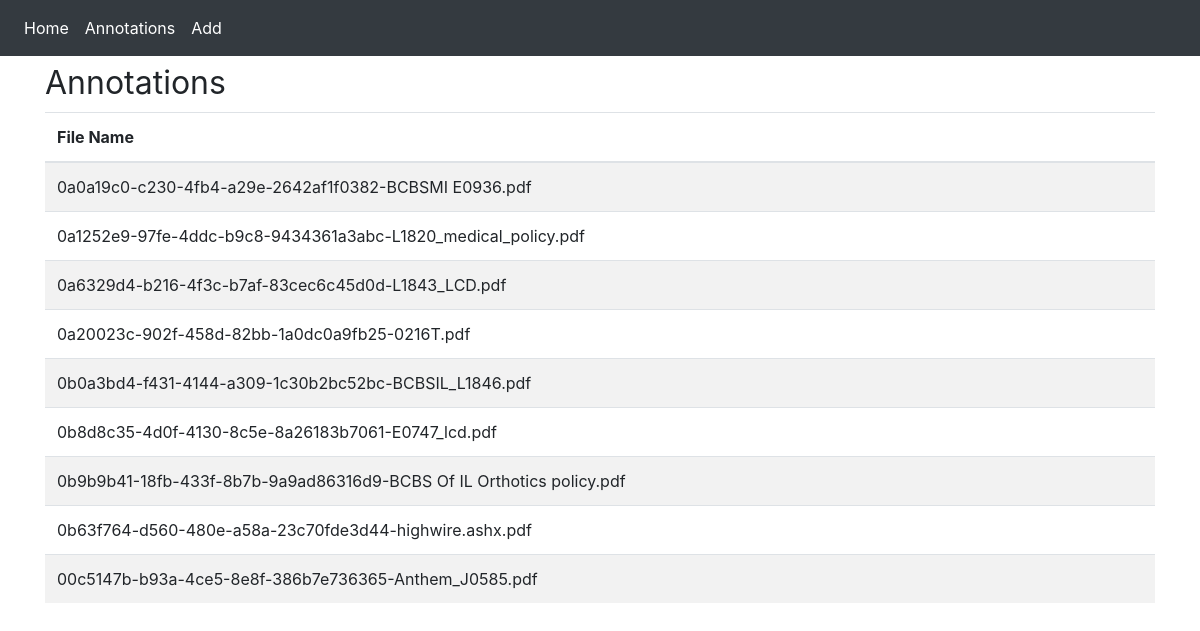
Page /tool/annotations/ on the earlier database version.
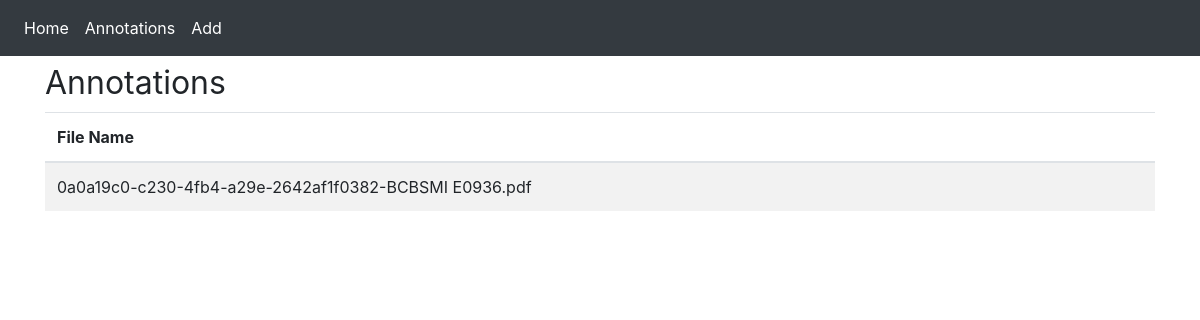
Same page on the later database version.
### tool/models.py (models this page shows, shortened)
class Annotation(models.Model):
    text = models.TextField('Document Text', blank=True, editable=False, help_text='Should be one long string of parsed text')
    file_name = models.CharField('File Name', blank=True, null=True, max_length=500)
    file = models.FileField(upload_to='uploads/')
    entities = models.ManyToManyField(Entity, blank=True, verbose_name='Entities')

### tool/views.py (the view)
# urls.py: path('annotations/', AnnotationListView.as_view(), name='annotations'),
class AnnotationListView(ListView):
    model = Annotation
    def get_context_data(self, **kwargs):
        context = super().get_context_data(**kwargs)
        context['annotations'] = Annotation.objects.all()
        return context

### templates/tool/annotation_list.html (shortened to what this page needs)
{% extends "base_site.html" %}
{% block content %}
<div class="container">
    <div class="row row-border">
        <div class="col-md-12">
            <section>
                <h1><small>Annotations</small></h1>
                <div class="table-responsive">
                    <table class="table table-striped table-hover">
                        <thead>
                            <tr>
                                <th scope="col" data-column-id="file_name" data-order="desc" data-align="left">File Name</th>
                            </tr>
                        </thead>
                        <tbody>
                            {% for annotation in annotations %}
                                <tr class="clickable-row" data-href="{% url 'detail_annotation' annotation.pk %}">
                                    <td>{{ annotation.file_name }}</td>
                                </tr>
                            {% endfor %}
                        </tbody>
                    </table>
                </div>
            </section>
        </div>
    </div>
</div>
{% endblock %}

### templates/base_site.html (shortened to what this page needs)
<!DOCTYPE html>
{% load i18n staticfiles %}
<head>
    <link rel="stylesheet" href="https://stackpath.bootstrapcdn.com/bootstrap/4.1.3/css/bootstrap.min.css">
</head>
<nav class="navbar navbar-expand-lg navbar-dark bg-dark">
    <ul class="navbar-nav mr-auto">
        <li class="nav-item active">
            <a class="nav-link" href="{% url 'home' %}">Home</a>
        </li>
        <li class="nav-item active">
            <a class="nav-link" href="{% url 'annotations' %}">Annotations</a>
        </li>
        <li class="nav-item active">
            <a class="nav-link" href="{% url 'new_annotation'%}">Add</a>
        </li>
    </ul>
</nav>
{% block content %}
{% endblock %}

Differences in the rows shown:
removed Annotation: file_name "0a1252e9-97fe-4ddc-b9c8-9434361a3abc-L1820_medical_policy.pdf"
removed Annotation: file_name "0a6329d4-b216-4f3c-b7af-83cec6c45d0d-L1843_LCD.pdf"
removed Annotation: file_name "0a20023c-902f-458d-82bb-1a0dc0a9fb25-0216T.pdf"
removed Annotation: file_name "0b0a3bd4-f431-4144-a309-1c30b2bc52bc-BCBSIL_L1846.pdf"
removed Annotation: file_name "0b8d8c35-4d0f-4130-8c5e-8a26183b7061-E0747_lcd.pdf"
removed Annotation: file_name "0b9b9b41-18fb-433f-8b7b-9a9ad86316d9-BCBS Of IL Orthotics policy.pdf"
removed Annotation: file_name "0b63f764-d560-480e-a58a-23c70fde3d44-highwire.ashx.pdf"
removed Annotation: file_name "00c5147b-b93a-4ce5-8e8f-386b7e736365-Anthem_J0585.pdf"
